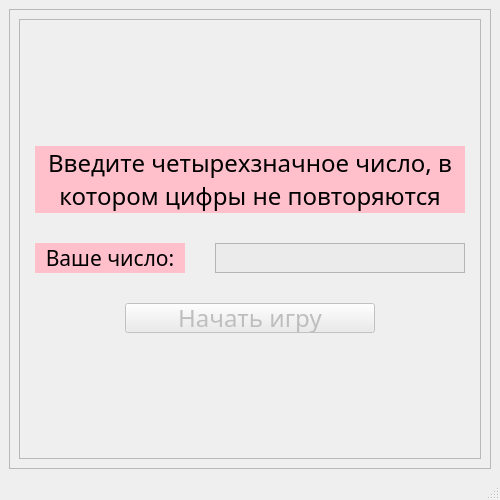
<?xml version="1.0" encoding="UTF-8"?>
<ui version="4.0">
 <class>MainWindow</class>
 <widget class="QMainWindow" name="MainWindow">
  <property name="geometry">
   <rect>
    <x>0</x>
    <y>0</y>
    <width>500</width>
    <height>500</height>
   </rect>
  </property>
  <property name="minimumSize">
   <size>
    <width>500</width>
    <height>500</height>
   </size>
  </property>
  <property name="maximumSize">
   <size>
    <width>500</width>
    <height>500</height>
   </size>
  </property>
  <property name="windowTitle">
   <string>MainWindow</string>
  </property>
  <property name="styleSheet">
   <string notr="true"/>
  </property>
  <widget class="QWidget" name="centralwidget">
   <layout class="QGridLayout" name="gridLayout">
    <item row="0" column="1">
     <widget class="QFrame" name="frame">
      <property name="styleSheet">
       <string notr="true"/>
      </property>
      <property name="frameShape">
       <enum>QFrame::StyledPanel</enum>
      </property>
      <property name="frameShadow">
       <enum>QFrame::Raised</enum>
      </property>
      <layout class="QGridLayout" name="gridLayout_3">
       <item row="0" column="0">
        <widget class="QFrame" name="frame_2">
         <property name="styleSheet">
          <string notr="true"/>
         </property>
         <property name="frameShape">
          <enum>QFrame::StyledPanel</enum>
         </property>
         <property name="frameShadow">
          <enum>QFrame::Raised</enum>
         </property>
         <layout class="QGridLayout" name="gridLayout_2">
          <item row="0" column="0">
           <layout class="QVBoxLayout" name="verticalLayout">
            <property name="spacing">
             <number>30</number>
            </property>
            <item>
             <spacer name="verticalSpacer_2">
              <property name="orientation">
               <enum>Qt::Vertical</enum>
              </property>
              <property name="sizeHint" stdset="0">
               <size>
                <width>20</width>
                <height>28</height>
               </size>
              </property>
             </spacer>
            </item>
            <item>
             <widget class="QLabel" name="label">
              <property name="font">
               <font>
                <family>Rockwell</family>
                <pointsize>18</pointsize>
                <weight>50</weight>
                <italic>false</italic>
                <bold>false</bold>
               </font>
              </property>
              <property name="styleSheet">
               <string notr="true">background: pink; </string>
              </property>
              <property name="text">
               <string>Введите четырехзначное число, в котором цифры не повторяются</string>
              </property>
              <property name="alignment">
               <set>Qt::AlignCenter</set>
              </property>
              <property name="wordWrap">
               <bool>true</bool>
              </property>
             </widget>
            </item>
            <item>
             <layout class="QHBoxLayout" name="horizontalLayout_2" stretch="0,0">
              <property name="leftMargin">
               <number>0</number>
              </property>
              <property name="topMargin">
               <number>0</number>
              </property>
              <item>
               <widget class="QLabel" name="labbel_2">
                <property name="minimumSize">
                 <size>
                  <width>100</width>
                  <height>30</height>
                 </size>
                </property>
                <property name="maximumSize">
                 <size>
                  <width>150</width>
                  <height>30</height>
                 </size>
                </property>
                <property name="font">
                 <font>
                  <family>Rockwell</family>
                  <pointsize>16</pointsize>
                 </font>
                </property>
                <property name="styleSheet">
                 <string notr="true">background: pink;</string>
                </property>
                <property name="text">
                 <string>Ваше число:</string>
                </property>
                <property name="alignment">
                 <set>Qt::AlignCenter</set>
                </property>
               </widget>
              </item>
              <item>
               <widget class="QTextEdit" name="game_input_field">
                <property name="enabled">
                 <bool>true</bool>
                </property>
                <property name="minimumSize">
                 <size>
                  <width>250</width>
                  <height>30</height>
                 </size>
                </property>
                <property name="maximumSize">
                 <size>
                  <width>250</width>
                  <height>30</height>
                 </size>
                </property>
                <property name="styleSheet">
                 <string notr="true">background: #ebebeb;</string>
                </property>
               </widget>
              </item>
             </layout>
            </item>
            <item>
             <layout class="QHBoxLayout" name="horizontalLayout">
              <item>
               <widget class="QPushButton" name="game_input_button">
                <property name="enabled">
                 <bool>false</bool>
                </property>
                <property name="minimumSize">
                 <size>
                  <width>250</width>
                  <height>30</height>
                 </size>
                </property>
                <property name="maximumSize">
                 <size>
                  <width>250</width>
                  <height>30</height>
                 </size>
                </property>
                <property name="font">
                 <font>
                  <family>Rockwell</family>
                  <pointsize>18</pointsize>
                  <weight>50</weight>
                  <italic>false</italic>
                  <bold>false</bold>
                 </font>
                </property>
                <property name="styleSheet">
                 <string notr="true">background-color: #ebebeb;</string>
                </property>
                <property name="text">
                 <string>Начать игру</string>
                </property>
               </widget>
              </item>
             </layout>
            </item>
            <item>
             <spacer name="verticalSpacer">
              <property name="orientation">
               <enum>Qt::Vertical</enum>
              </property>
              <property name="sizeHint" stdset="0">
               <size>
                <width>20</width>
                <height>98</height>
               </size>
              </property>
             </spacer>
            </item>
           </layout>
          </item>
         </layout>
        </widget>
       </item>
      </layout>
     </widget>
    </item>
   </layout>
  </widget>
  <widget class="QStatusBar" name="statusbar">
   <property name="styleSheet">
    <string notr="true">backgroud-color: black;</string>
   </property>
  </widget>
 </widget>
 <resources/>
 <connections/>
</ui>
